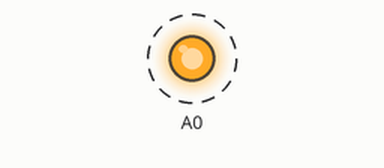
Bench run of a sketch on a simulated Arduino Uno, built with avr-gcc and run on an emulated ATmega328P. Parts: output pins drawn as LEDs (lit = HIGH). Dashed ring = blinking.

Above: at 0.5 s.
Timing chart, 0 to 4.6 s (numbered marks = the images above):
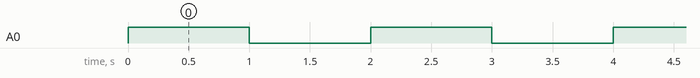

The sketch:

sketch_oct16a.ino
```cpp
// the setup function runs once when you press reset or power the board
void setup() {
  // initialize digital pin 13 as an output.
  pinMode(A0, OUTPUT);
}

// the loop function runs over and over again forever
void loop() {
  digitalWrite(A0, HIGH);   // turn the LED on (HIGH is the voltage level)
  delay(1000);              // wait for a second
  digitalWrite(A0, LOW);    // turn the LED off by making the voltage LOW
  delay(1000);              // wait for a second
}
```

Measured:
- by itself, A0: alternates HIGH for 1.0 s and LOW for 1.0 s
